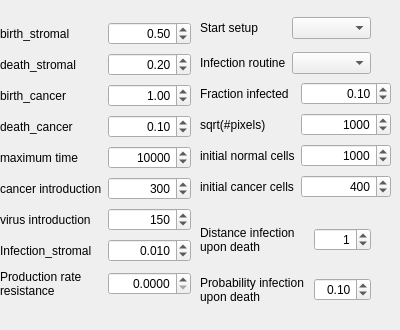
    <widget class="QWidget" name="tab2">
     <attribute name="title">
      <string>Advanced Settings</string>
     </attribute>
     <widget class="QWidget" name="layoutWidget">
      <property name="geometry">
       <rect>
        <x>0</x>
        <y>20</y>
        <width>191</width>
        <height>282</height>
       </rect>
      </property>
      <layout class="QGridLayout" name="gridLayout">
       <item row="0" column="0">
        <widget class="QLabel" name="label_4">
         <property name="text">
          <string>birth_stromal</string>
         </property>
        </widget>
       </item>
       <item row="0" column="1">
        <widget class="QDoubleSpinBox" name="box_birth_normal">
         <property name="alignment">
          <set>Qt::AlignRight|Qt::AlignTrailing|Qt::AlignVCenter</set>
         </property>
         <property name="singleStep">
          <double>0.010000000000000</double>
         </property>
         <property name="value">
          <double>0.500000000000000</double>
         </property>
        </widget>
       </item>
       <item row="1" column="0">
        <widget class="QLabel" name="label_5">
         <property name="text">
          <string>death_stromal</string>
         </property>
        </widget>
       </item>
       <item row="1" column="1">
        <widget class="QDoubleSpinBox" name="box_death_normal">
         <property name="alignment">
          <set>Qt::AlignRight|Qt::AlignTrailing|Qt::AlignVCenter</set>
         </property>
         <property name="singleStep">
          <double>0.010000000000000</double>
         </property>
         <property name="value">
          <double>0.200000000000000</double>
         </property>
        </widget>
       </item>
       <item row="2" column="0">
        <widget class="QLabel" name="label_6">
         <property name="text">
          <string>birth_cancer</string>
         </property>
        </widget>
       </item>
       <item row="2" column="1">
        <widget class="QDoubleSpinBox" name="box_birth_cancer">
         <property name="alignment">
          <set>Qt::AlignRight|Qt::AlignTrailing|Qt::AlignVCenter</set>
         </property>
         <property name="singleStep">
          <double>0.010000000000000</double>
         </property>
         <property name="value">
          <double>1.000000000000000</double>
         </property>
        </widget>
       </item>
       <item row="3" column="0">
        <widget class="QLabel" name="label_7">
         <property name="text">
          <string>death_cancer</string>
         </property>
        </widget>
       </item>
       <item row="3" column="1">
        <widget class="QDoubleSpinBox" name="box_death_cancer">
         <property name="alignment">
          <set>Qt::AlignRight|Qt::AlignTrailing|Qt::AlignVCenter</set>
         </property>
         <property name="singleStep">
          <double>0.010000000000000</double>
         </property>
         <property name="value">
          <double>0.100000000000000</double>
         </property>
        </widget>
       </item>
       <item row="4" column="0">
        <widget class="QLabel" name="label">
         <property name="text">
          <string>maximum time</string>
         </property>
        </widget>
       </item>
       <item row="4" column="1">
        <widget class="QSpinBox" name="box_maxtime">
         <property name="layoutDirection">
          <enum>Qt::LeftToRight</enum>
         </property>
         <property name="alignment">
          <set>Qt::AlignRight|Qt::AlignTrailing|Qt::AlignVCenter</set>
         </property>
         <property name="minimum">
          <number>1</number>
         </property>
         <property name="maximum">
          <number>50000</number>
         </property>
         <property name="value">
          <number>10000</number>
         </property>
        </widget>
       </item>
       <item row="5" column="0">
        <widget class="QLabel" name="label_2">
         <property name="text">
          <string>cancer introduction</string>
         </property>
        </widget>
       </item>
       <item row="5" column="1">
        <widget class="QSpinBox" name="box_virus_time">
         <property name="layoutDirection">
          <enum>Qt::LeftToRight</enum>
         </property>
         <property name="alignment">
          <set>Qt::AlignRight|Qt::AlignTrailing|Qt::AlignVCenter</set>
         </property>
         <property name="minimum">
          <number>1</number>
         </property>
         <property name="maximum">
          <number>5000</number>
         </property>
         <property name="value">
          <number>300</number>
         </property>
        </widget>
       </item>
       <item row="6" column="0">
        <widget class="QLabel" name="label_3">
         <property name="text">
          <string>virus introduction</string>
         </property>
        </widget>
       </item>
       <item row="6" column="1">
        <widget class="QSpinBox" name="box_cancer_time">
         <property name="layoutDirection">
          <enum>Qt::LeftToRight</enum>
         </property>
         <property name="alignment">
          <set>Qt::AlignRight|Qt::AlignTrailing|Qt::AlignVCenter</set>
         </property>
         <property name="minimum">
          <number>1</number>
         </property>
         <property name="maximum">
          <number>5000</number>
         </property>
         <property name="value">
          <number>150</number>
         </property>
        </widget>
       </item>
       <item row="7" column="0">
        <widget class="QLabel" name="label_16">
         <property name="text">
          <string>Infection_stromal</string>
         </property>
        </widget>
       </item>
       <item row="7" column="1">
        <widget class="QDoubleSpinBox" name="box_prob_normal_infection">
         <property name="alignment">
          <set>Qt::AlignRight|Qt::AlignTrailing|Qt::AlignVCenter</set>
         </property>
         <property name="decimals">
          <number>3</number>
         </property>
         <property name="maximum">
          <double>1.000000000000000</double>
         </property>
         <property name="singleStep">
          <double>0.001000000000000</double>
         </property>
         <property name="value">
          <double>0.010000000000000</double>
         </property>
        </widget>
       </item>
       <item row="8" column="0">
        <widget class="QLabel" name="label_19">
         <property name="text">
          <string>Production rate  resistance</string>
         </property>
         <property name="wordWrap">
          <bool>true</bool>
         </property>
        </widget>
       </item>
       <item row="8" column="1">
        <widget class="QDoubleSpinBox" name="box_freq_resistant_cancer">
         <property name="alignment">
          <set>Qt::AlignRight|Qt::AlignTrailing|Qt::AlignVCenter</set>
         </property>
         <property name="decimals">
          <number>4</number>
         </property>
         <property name="maximum">
          <double>1.000000000000000</double>
         </property>
         <property name="singleStep">
          <double>0.001000000000000</double>
         </property>
         <property name="value">
          <double>0.000000000000000</double>
         </property>
        </widget>
       </item>
      </layout>
     </widget>
     <widget class="QWidget" name="layoutWidget">
      <property name="geometry">
       <rect>
        <x>200</x>
        <y>80</y>
        <width>191</width>
        <height>121</height>
       </rect>
      </property>
      <layout class="QGridLayout" name="gridLayout_2">
       <item row="0" column="0">
        <widget class="QLabel" name="label_13">
         <property name="text">
          <string>Fraction infected</string>
         </property>
         <property name="scaledContents">
          <bool>false</bool>
         </property>
         <property name="wordWrap">
          <bool>true</bool>
         </property>
        </widget>
       </item>
       <item row="0" column="1">
        <widget class="QDoubleSpinBox" name="box_percent_infected">
         <property name="alignment">
          <set>Qt::AlignRight|Qt::AlignTrailing|Qt::AlignVCenter</set>
         </property>
         <property name="singleStep">
          <double>0.010000000000000</double>
         </property>
         <property name="value">
          <double>0.100000000000000</double>
         </property>
        </widget>
       </item>
       <item row="1" column="0">
        <widget class="QLabel" name="label_25">
         <property name="text">
          <string>sqrt(#pixels)</string>
         </property>
         <property name="scaledContents">
          <bool>false</bool>
         </property>
         <property name="wordWrap">
          <bool>true</bool>
         </property>
        </widget>
       </item>
       <item row="1" column="1">
        <widget class="QDoubleSpinBox" name="box_sq_num_pixels">
         <property name="alignment">
          <set>Qt::AlignRight|Qt::AlignTrailing|Qt::AlignVCenter</set>
         </property>
         <property name="decimals">
          <number>0</number>
         </property>
         <property name="maximum">
          <double>5000.000000000000000</double>
         </property>
         <property name="singleStep">
          <double>100.000000000000000</double>
         </property>
         <property name="value">
          <double>1000.000000000000000</double>
         </property>
        </widget>
       </item>
       <item row="2" column="0">
        <widget class="QLabel" name="label_14">
         <property name="text">
          <string>initial normal cells</string>
         </property>
        </widget>
       </item>
       <item row="2" column="1">
        <widget class="QSpinBox" name="box_normal_cells">
         <property name="alignment">
          <set>Qt::AlignRight|Qt::AlignTrailing|Qt::AlignVCenter</set>
         </property>
         <property name="minimum">
          <number>1</number>
         </property>
         <property name="maximum">
          <number>100000</number>
         </property>
         <property name="value">
          <number>1000</number>
         </property>
        </widget>
       </item>
       <item row="3" column="0">
        <widget class="QLabel" name="label_10">
         <property name="text">
          <string>initial cancer cells</string>
         </property>
        </widget>
       </item>
       <item row="3" column="1">
        <widget class="QSpinBox" name="box_cancer_cells">
         <property name="alignment">
          <set>Qt::AlignRight|Qt::AlignTrailing|Qt::AlignVCenter</set>
         </property>
         <property name="minimum">
          <number>1</number>
         </property>
         <property name="maximum">
          <number>5000</number>
         </property>
         <property name="value">
          <number>400</number>
         </property>
        </widget>
       </item>
      </layout>
     </widget>
     <widget class="QWidget" name="layoutWidget">
      <property name="geometry">
       <rect>
        <x>200</x>
        <y>210</y>
        <width>171</width>
        <height>111</height>
       </rect>
      </property>
      <layout class="QGridLayout" name="gridLayout_4">
       <item row="0" column="0">
        <widget class="QLabel" name="label_20">
         <property name="text">
          <string>Distance infection upon death</string>
         </property>
         <property name="wordWrap">
          <bool>true</bool>
         </property>
        </widget>
       </item>
       <item row="0" column="1">
        <widget class="QDoubleSpinBox" name="box_distance_infection_death">
         <property name="alignment">
          <set>Qt::AlignRight|Qt::AlignTrailing|Qt::AlignVCenter</set>
         </property>
         <property name="decimals">
          <number>0</number>
         </property>
         <property name="maximum">
          <double>5.000000000000000</double>
         </property>
         <property name="singleStep">
          <double>1.000000000000000</double>
         </property>
         <property name="value">
          <double>1.000000000000000</double>
         </property>
        </widget>
       </item>
       <item row="1" column="0">
        <widget class="QLabel" name="label_21">
         <property name="text">
          <string>Probability infection upon death</string>
         </property>
         <property name="wordWrap">
          <bool>true</bool>
         </property>
        </widget>
       </item>
       <item row="1" column="1">
        <widget class="QDoubleSpinBox" name="box_prob_infection_death">
         <property name="alignment">
          <set>Qt::AlignRight|Qt::AlignTrailing|Qt::AlignVCenter</set>
         </property>
         <property name="singleStep">
          <double>0.005000000000000</double>
         </property>
         <property name="value">
          <double>0.100000000000000</double>
         </property>
        </widget>
       </item>
      </layout>
     </widget>
     <widget class="QWidget" name="layoutWidget">
      <property name="geometry">
       <rect>
        <x>200</x>
        <y>10</y>
        <width>171</width>
        <height>71</height>
       </rect>
      </property>
      <layout class="QGridLayout" name="gridLayout_5">
       <item row="0" column="0">
        <widget class="QLabel" name="label_15">
         <property name="text">
          <string>Start setup</string>
         </property>
         <property name="scaledContents">
          <bool>false</bool>
         </property>
         <property name="wordWrap">
          <bool>true</bool>
         </property>
        </widget>
       </item>
       <item row="0" column="1">
        <widget class="QComboBox" name="box_start_setup">
         <property name="currentText">
          <string notr="true"/>
         </property>
        </widget>
       </item>
       <item row="1" column="0">
        <widget class="QLabel" name="label_12">
         <property name="text">
          <string>Infection routine</string>
         </property>
         <property name="scaledContents">
          <bool>false</bool>
         </property>
         <property name="wordWrap">
          <bool>true</bool>
         </property>
        </widget>
       </item>
       <item row="1" column="1">
        <widget class="QComboBox" name="box_infection_routine">
         <property name="currentText">
          <string notr="true"/>
         </property>
        </widget>
       </item>
      </layout>
     </widget>
    </widget>
